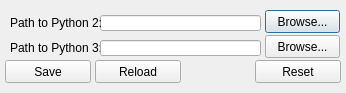
<?xml version="1.0" encoding="UTF-8"?>
<ui version="4.0">
 <class>Dialog</class>
 <widget class="QDialog" name="Dialog">
  <property name="geometry">
   <rect>
    <x>0</x>
    <y>0</y>
    <width>346</width>
    <height>93</height>
   </rect>
  </property>
  <property name="sizePolicy">
   <sizepolicy hsizetype="Fixed" vsizetype="Fixed">
    <horstretch>0</horstretch>
    <verstretch>0</verstretch>
   </sizepolicy>
  </property>
  <property name="windowTitle">
   <string>python-agnosticism Config</string>
  </property>
  <widget class="QLineEdit" name="py2path">
   <property name="geometry">
    <rect>
     <x>100</x>
     <y>15</y>
     <width>161</width>
     <height>16</height>
    </rect>
   </property>
  </widget>
  <widget class="QLabel" name="label">
   <property name="geometry">
    <rect>
     <x>10</x>
     <y>15</y>
     <width>91</width>
     <height>16</height>
    </rect>
   </property>
   <property name="text">
    <string>Path to Python 2:</string>
   </property>
  </widget>
  <widget class="QLabel" name="label_2">
   <property name="geometry">
    <rect>
     <x>10</x>
     <y>40</y>
     <width>91</width>
     <height>16</height>
    </rect>
   </property>
   <property name="text">
    <string>Path to Python 3:</string>
   </property>
  </widget>
  <widget class="QLineEdit" name="py3path">
   <property name="geometry">
    <rect>
     <x>100</x>
     <y>40</y>
     <width>161</width>
     <height>16</height>
    </rect>
   </property>
  </widget>
  <widget class="QPushButton" name="py2browse">
   <property name="geometry">
    <rect>
     <x>265</x>
     <y>10</y>
     <width>75</width>
     <height>23</height>
    </rect>
   </property>
   <property name="text">
    <string>Browse...</string>
   </property>
  </widget>
  <widget class="QPushButton" name="py3browse">
   <property name="geometry">
    <rect>
     <x>265</x>
     <y>35</y>
     <width>75</width>
     <height>23</height>
    </rect>
   </property>
   <property name="text">
    <string>Browse...</string>
   </property>
  </widget>
  <widget class="QPushButton" name="pushButton">
   <property name="geometry">
    <rect>
     <x>5</x>
     <y>60</y>
     <width>86</width>
     <height>23</height>
    </rect>
   </property>
   <property name="text">
    <string>Save</string>
   </property>
  </widget>
  <widget class="QPushButton" name="pushButton_2">
   <property name="geometry">
    <rect>
     <x>95</x>
     <y>60</y>
     <width>86</width>
     <height>23</height>
    </rect>
   </property>
   <property name="text">
    <string>Reload</string>
   </property>
  </widget>
  <widget class="QPushButton" name="pushButton_3">
   <property name="geometry">
    <rect>
     <x>255</x>
     <y>60</y>
     <width>86</width>
     <height>23</height>
    </rect>
   </property>
   <property name="text">
    <string>Reset</string>
   </property>
  </widget>
 </widget>
 <resources/>
 <connections/>
</ui>
